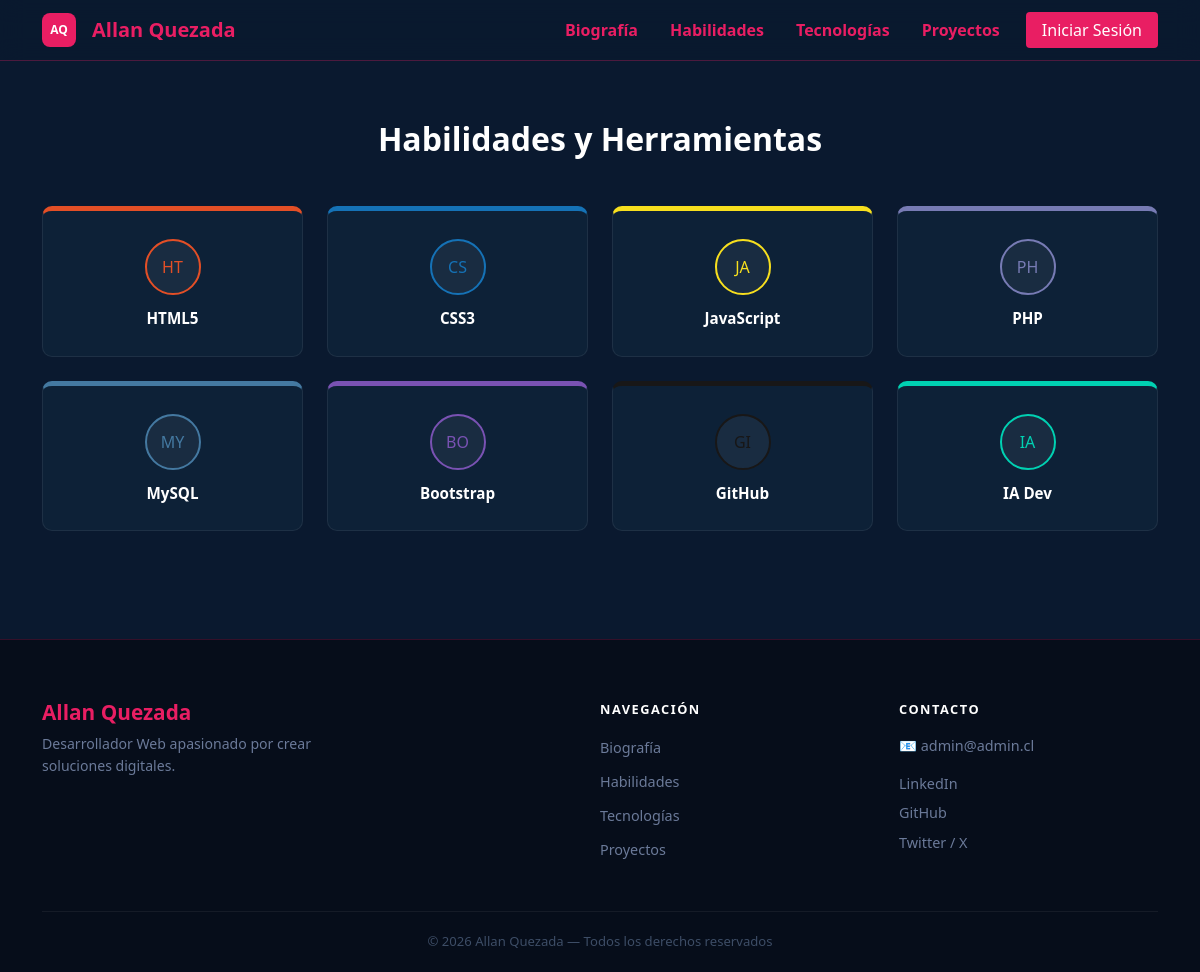
Page /sections/habilidades.php on the committed database.
### tables this page shows
CREATE TABLE habilidades (
    id INT AUTO_INCREMENT PRIMARY KEY,
    nombre VARCHAR(50) NOT NULL,
    clase VARCHAR(50),
    color VARCHAR(20)
);

CREATE TABLE biografia (
    id            INT AUTO_INCREMENT PRIMARY KEY,
    nombre        VARCHAR(100)  DEFAULT NULL,
    descripcion   TEXT          DEFAULT NULL,
    ciudad        VARCHAR(50)   DEFAULT NULL,
    email         VARCHAR(100)  DEFAULT NULL,
    footer_texto  VARCHAR(255)  DEFAULT NULL,
    linkedin      VARCHAR(255)  DEFAULT NULL,
    github        VARCHAR(255)  DEFAULT NULL,
    twitter       VARCHAR(255)  DEFAULT NULL
);

### sections/habilidades.php (the view, shortened to what this page needs)
<?php require_once '../admin/db_config.php'; ?>
<!DOCTYPE html>
<html lang="es">
<head>
    <link href="https://cdn.jsdelivr.net/npm/bootstrap@5.3.8/dist/css/bootstrap.min.css" rel="stylesheet">
    <link rel="stylesheet" href="../assets/css/style.css">
</head>
<body class="seccion-oscura">
    <?php include '../includes/navbar.php'; ?>
    <div class="container py-5">
        <h2 class="fw-bold mb-5 text-center text-white">Habilidades y Herramientas</h2>
        <div class="row g-4">
            <?php
            $stmt = $pdo->query("SELECT * FROM habilidades");
            while ($h = $stmt->fetch(PDO::FETCH_ASSOC)) {
                $color = htmlspecialchars($h['color']);
                $nombre = htmlspecialchars($h['nombre']);
                echo '
                <div class="col-md-3 col-sm-6">
                    <div class="card-habilidad" style="border-top: 5px solid ' . $color . ';">
                        <div class="card-habilidad-icono" style="color: ' . $color . ';">
                            <span class="habilidad-inicial">' . mb_strtoupper(mb_substr($nombre, 0, 2)) . '</span>
                        </div>
                        <h5 class="card-habilidad-nombre">' . $nombre . '</h5>
                    </div>
                </div>';
            }
            ?>
        </div>
    </div>
    <?php include '../includes/footer.php'; ?>
</body>
</html>

### includes/navbar.php (shortened to what this page needs)
<nav class="navbar navbar-expand-lg navbar-fija">
    <div class="container">
        <a class="navbar-brand fw-bold d-flex align-items-center gap-2" href="/aquezada2025/index.php">
            <span class="brand-aq" style="display:none;">AQ</span>
            Allan Quezada
        </a>
        <div class="collapse navbar-collapse" id="navMenu">
            <ul class="navbar-nav ms-auto align-items-center gap-1">
                <li class="nav-item"><a class="nav-link nav-pill" href="/aquezada2025/index.php">Biografía</a></li>
                <li class="nav-item"><a class="nav-link nav-pill" href="/aquezada2025/sections/habilidades.php">Habilidades</a></li>
                <li class="nav-item"><a class="nav-link nav-pill" href="/aquezada2025/sections/tecnologia.php">Tecnologías</a></li>
                <li class="nav-item"><a class="nav-link nav-pill" href="/aquezada2025/sections/proyecto.php">Proyectos</a></li>
                <li class="nav-item ms-2">
                    <?php if (isset($_SESSION['admin_logged_in']) && $_SESSION['admin_logged_in'] === true): ?>
                        <a href="/aquezada2025/admin/panel/g_biografia.php" class="btn btn-rosado px-3">Panel Admin</a>
                    <?php else: ?>
                        <a href="/aquezada2025/admin/autch/login.php" class="btn btn-rosado px-3">Iniciar Sesión</a>
                    <?php endif; ?>
                </li>
            </ul>
        </div>
    </div>
</nav>

### includes/footer.php (shortened to what this page needs)
<?php
require_once __DIR__ . '/../admin/db_config.php';
$query = $pdo->query("SELECT * FROM biografia WHERE id = 1");
$f = $query->fetch(PDO::FETCH_ASSOC);
?>
<footer class="footer-principal">
    <div class="container">
        <div class="footer-top">
            <div class="footer-marca">
                <h3 class="footer-nombre"><?= htmlspecialchars($f['nombre'] ?? 'Allan Quezada'); ?></h3>
                <p class="footer-desc"><?= htmlspecialchars($f['descripcion'] ?? ''); ?></p>
            </div>
            <div class="footer-nav">
                <p class="footer-section-title">Navegación</p>
                <ul>
                    <li><a href="/aquezada2025/index.php">Biografía</a></li>
                    <li><a href="/aquezada2025/sections/habilidades.php">Habilidades</a></li>
                    <li><a href="/aquezada2025/sections/tecnologia.php">Tecnologías</a></li>
                    <li><a href="/aquezada2025/sections/proyecto.php">Proyectos</a></li>
                </ul>
            </div>
            <div class="footer-contacto">
                <p class="footer-section-title">Contacto</p>
                <p class="footer-email">📧 <?= htmlspecialchars($f['email'] ?? 'correo@ejemplo.com'); ?></p>
                <div class="footer-redes">
                    <a href="<?= htmlspecialchars($f['linkedin'] ?? '#'); ?>" class="footer-red-link">LinkedIn</a>
                    <a href="<?= htmlspecialchars($f['github'] ?? '#'); ?>" class="footer-red-link">GitHub</a>
                    <a href="<?= htmlspecialchars($f['twitter'] ?? '#'); ?>" class="footer-red-link">Twitter / X</a>
                </div>
            </div>
        </div>
        <div class="footer-bottom">
            <p><?= htmlspecialchars($f['footer_texto'] ?? '© 2026 Allan Quezada — Todos los derechos reservados.'); ?></p>
        </div>
    </div>
</footer>

### assets/css/style.css (style rules this page uses)
:root { --azul-fondo: #0a192f; --rosado-acento: #e91e63; --plomo-texto: #8892b0; }
body { background-color: var(--azul-fondo); color: #fff; font-family: 'Segoe UI', sans-serif; }
.seccion-oscura { background-color: var(--azul-fondo) !important; min-height: 100vh; padding-top: 72px; }
html * { caret-color: transparent !important; }
button, .btn, a { cursor: pointer !important; caret-color: transparent !important; }
.navbar-fija { position: fixed !important; top: 0; left: 0; right: 0; z-index: 1000; background-color: rgba(10,25,47,0.92) !important; backdrop-filter: blur(12px); border-bottom: 1px solid rgba(233,30,99,0.3) !important; }
.navbar-brand, .navbar .nav-link { color: var(--rosado-acento) !important; font-weight: 600 !important; }
.brand-aq { display: inline-flex; align-items: center; justify-content: center; width: 34px; height: 34px; background: var(--rosado-acento); color: #fff; font-size: .75rem; font-weight: 800; border-radius: 8px; margin-right: 8px; }
.nav-pill { border-radius: 20px !important; padding: 6px 14px !important; transition: background-color .2s !important; }
.btn-rosado { background-color: var(--rosado-acento) !important; color: #fff !important; border: none !important; border-radius: 4px !important; transition: .3s !important; }
.card-habilidad { background: #0d2137; border-radius: 10px; padding: 28px 20px; text-align: center; border: 1px solid rgba(255,255,255,.07); transition: transform .25s, box-shadow .25s, border-color .25s; height: 100%; }
.card-habilidad-icono { width: 56px; height: 56px; border-radius: 50%; background: rgba(255,255,255,.05); display: flex; align-items: center; justify-content: center; margin: 0 auto 14px; border: 2px solid currentColor; }
.card-habilidad-nombre { color: #fff; font-size: .95rem; font-weight: 600; margin: 0; }
.footer-principal { background: #060d1a; border-top: 1px solid rgba(233,30,99,.2); padding: 60px 0 0; margin-top: 60px; }
.footer-top { display: grid; grid-template-columns: 2fr 1fr 1fr; gap: 40px; padding-bottom: 40px; border-bottom: 1px solid rgba(255,255,255,.06); }
.footer-nombre { color: var(--rosado-acento); font-size: 1.3rem; font-weight: 700; margin-bottom: 8px; }
.footer-desc { color: #6b7a99; font-size: .88rem; line-height: 1.6; max-width: 300px; }
.footer-section-title { color: #fff; font-size: .8rem; font-weight: 700; text-transform: uppercase; letter-spacing: 1.5px; margin-bottom: 16px; }
.footer-email { color: #6b7a99; font-size: .9rem; margin-bottom: 16px; }
.footer-nav ul { list-style: none; padding: 0; margin: 0; }
.footer-nav ul li { margin-bottom: 10px; }
.footer-nav ul li a, .footer-red-link { color: #6b7a99; text-decoration: none; font-size: .9rem; transition: color .2s; }
.footer-redes { display: flex; flex-direction: column; gap: 8px; }
.footer-bottom { padding: 20px 0; text-align: center; }
.footer-bottom p { color: #3d4d66; font-size: .82rem; margin: 0; }

### sections/habilidades.php (style rules this page uses)
* { caret-color: transparent !important; }

### rows in the picture
habilidades: nombre "HT", nombre "HTML5"
habilidades: nombre "CS", nombre "CSS3"
habilidades: nombre "JA", nombre "JavaScript"
habilidades: nombre "PH", nombre "PHP"
habilidades: nombre "MY", nombre "MySQL"
habilidades: nombre "BO", nombre "Bootstrap"
habilidades: nombre "GitHub"
habilidades: nombre "IA", nombre "IA Dev"
biografia: nombre "Allan Quezada", descripcion "Desarrollador Web apasionado por crear soluciones digitales.", email "admin@admin.cl", footer_texto "© 2026 Allan Quezada — Todos los derechos reservados"
